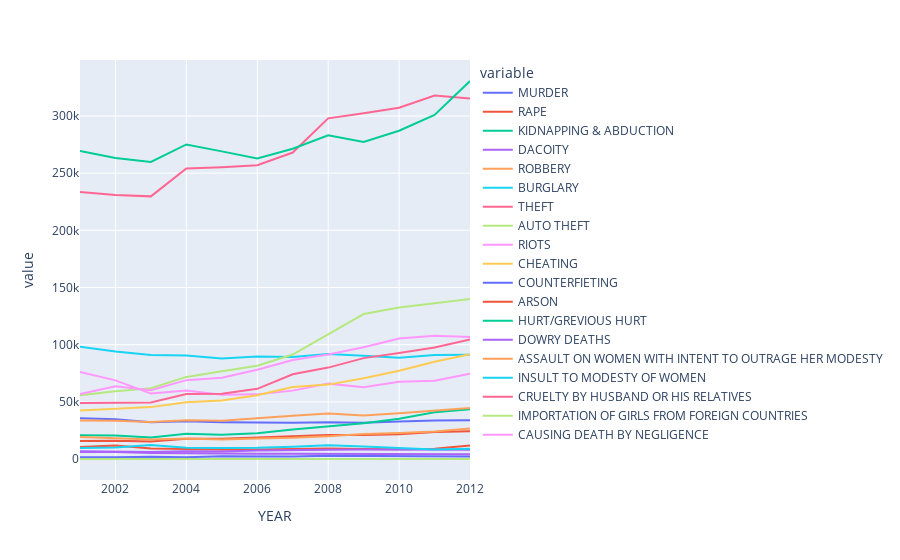

Notebook source saved alongside this figure:
### Code cell
crimes = ['MURDER', 'RAPE', 'KIDNAPPING & ABDUCTION',
        'DACOITY', 'ROBBERY', 'BURGLARY', 'THEFT',
       'AUTO THEFT', 'RIOTS', 'CHEATING', 'COUNTERFIETING', 'ARSON', 'HURT/GREVIOUS HURT',
       'DOWRY DEATHS', 'ASSAULT ON WOMEN WITH INTENT TO OUTRAGE HER MODESTY',
       'INSULT TO MODESTY OF WOMEN', 'CRUELTY BY HUSBAND OR HIS RELATIVES',
       'IMPORTATION OF GIRLS FROM FOREIGN COUNTRIES',
       'CAUSING DEATH BY NEGLIGENCE']

scy = df.groupby(['YEAR'])[crimes].sum().reset_index()

fig1 = px.line(scy, x='YEAR', y=crimes)
fig1

### Figure 1 — Plotly figure (JSON) as saved in the notebook; plotly's stock layout.template omitted (floating-point values rounded to 4 significant figures)
{"data": [{"hovertemplate": "variable=MURDER<br>YEAR=%{x}<br>value=%{y}<extra></extra>", "legendgroup": "MURDER", "line": {"color": "#636efa", "dash": "solid"}, "marker": {"symbol": "circle"}, "mode": "lines", "name": "MURDER", "orientation": "v", "showlegend": true, "type": "scatter", "x": [2001, 2002, 2003, 2004, 2005, 2006, 2007, 2008, 2009, 2010, 2011, 2012], "xaxis": "x", "y": [35655, 34759, 32231, 33127, 32264, 32005, 31823, 32212, 31817, 32770, 33762, 33913], "yaxis": "y"}, {"hovertemplate": "variable=RAPE<br>YEAR=%{x}<br>value=%{y}<extra></extra>", "legendgroup": "RAPE", "line": {"color": "#EF553B", "dash": "solid"}, "marker": {"symbol": "circle"}, "mode": "lines", "name": "RAPE", "orientation": "v", "showlegend": true, "type": "scatter", "x": [2001, 2002, 2003, 2004, 2005, 2006, 2007, 2008, 2009, 2010, 2011, 2012], "xaxis": "x", "y": [15694, 15970, 15357, 17682, 17701, 18725, 20139, 21001, 20928, 21665, 23634, 24217], "yaxis": "y"}, {"hovertemplate": "variable=KIDNAPPING & ABDUCTION<br>YEAR=%{x}<br>value=%{y}<extra></extra>", "legendgroup": "KIDNAPPING & ABDUCTION", "line": {"color": "#00cc96", "dash": "solid"}, "marker": {"symbol": "circle"}, "mode": "lines", "name": "KIDNAPPING & ABDUCTION", "orientation": "v", "showlegend": true, "type": "scatter", "x": [2001, 2002, 2003, 2004, 2005, 2006, 2007, 2008, 2009, 2010, 2011, 2012], "xaxis": "x", "y": [20860, 20527, 18836, 22118, 21242, 22549, 25873, 28694, 31324, 35232, 40897, 43622], "yaxis": "y"}, {"hovertemplate": "variable=DACOITY<br>YEAR=%{x}<br>value=%{y}<extra></extra>", "legendgroup": "DACOITY", "line": {"color": "#ab63fa", "dash": "solid"}, "marker": {"symbol": "circle"}, "mode": "lines", "name": "DACOITY", "orientation": "v", "showlegend": true, "type": "scatter", "x": [2001, 2002, 2003, 2004, 2005, 2006, 2007, 2008, 2009, 2010, 2011, 2012], "xaxis": "x", "y": [6106, 6054, 5275, 5281, 5114, 4733, 4545, 4506, 4550, 4326, 4252, 4286], "yaxis": "y"}, {"hovertemplate": "variable=ROBBERY<br>YEAR=%{x}<br>value=%{y}<extra></extra>", "legendgroup": "ROBBERY", "line": {"color": "#FFA15A", "dash": "solid"}, "marker": {"symbol": "circle"}, "mode": "lines", "name": "ROBBERY", "orientation": "v", "showlegend": true, "type": "scatter", "x": [2001, 2002, 2003, 2004, 2005, 2006, 2007, 2008, 2009, 2010, 2011, 2012], "xaxis": "x", "y": [19277, 18262, 17071, 17997, 17163, 17915, 18579, 19981, 21894, 22794, 24138, 26735], "yaxis": "y"}, {"hovertemplate": "variable=BURGLARY<br>YEAR=%{x}<br>value=%{y}<extra></extra>", "legendgroup": "BURGLARY", "line": {"color": "#19d3f3", "dash": "solid"}, "marker": {"symbol": "circle"}, "mode": "lines", "name": "BURGLARY", "orientation": "v", "showlegend": true, "type": "scatter", "x": [2001, 2002, 2003, 2004, 2005, 2006, 2007, 2008, 2009, 2010, 2011, 2012], "xaxis": "x", "y": [98153, 94101, 90929, 90615, 88015, 89716, 89163, 91816, 90337, 88677, 91085, 91177], "yaxis": "y"}, {"hovertemplate": "variable=THEFT<br>YEAR=%{x}<br>value=%{y}<extra></extra>", "legendgroup": "THEFT", "line": {"color": "#FF6692", "dash": "solid"}, "marker": {"symbol": "circle"}, "mode": "lines", "name": "THEFT", "orientation": "v", "showlegend": true, "type": "scatter", "x": [2001, 2002, 2003, 2004, 2005, 2006, 2007, 2008, 2009, 2010, 2011, 2012], "xaxis": "x", "y": [233527, 230837, 229693, 254051, 255156, 256856, 268006, 297894, 302464, 307224, 317901, 315375], "yaxis": "y"}, {"hovertemplate": "variable=AUTO THEFT<br>YEAR=%{x}<br>value=%{y}<extra></extra>", "legendgroup": "AUTO THEFT", "line": {"color": "#B6E880", "dash": "solid"}, "marker": {"symbol": "circle"}, "mode": "lines", "name": "AUTO THEFT", "orientation": "v", "showlegend": true, "type": "scatter", "x": [2001, 2002, 2003, 2004, 2005, 2006, 2007, 2008, 2009, 2010, 2011, 2012], "xaxis": "x", "y": [55819, 59234, 61862, 71809, 76847, 81585, 91381, 109012, 126803, 132509, 136532, 139960], "yaxis": "y"}, {"hovertemplate": "variable=RIOTS<br>YEAR=%{x}<br>value=%{y}<extra></extra>", "legendgroup": "RIOTS", "line": {"color": "#FF97FF", "dash": "solid"}, "marker": {"symbol": "circle"}, "mode": "lines", "name": "RIOTS", "orientation": "v", "showlegend": true, "type": "scatter", "x": [2001, 2002, 2003, 2004, 2005, 2006, 2007, 2008, 2009, 2010, 2011, 2012], "xaxis": "x", "y": [76057, 68806, 57254, 59904, 56174, 56554, 59828, 65947, 62885, 67518, 68450, 74554], "yaxis": "y"}, {"hovertemplate": "variable=CHEATING<br>YEAR=%{x}<br>value=%{y}<extra></extra>", "legendgroup": "CHEATING", "line": {"color": "#FECB52", "dash": "solid"}, "marker": {"symbol": "circle"}, "mode": "lines", "name": "CHEATING", "orientation": "v", "showlegend": true, "type": "scatter", "x": [2001, 2002, 2003, 2004, 2005, 2006, 2007, 2008, 2009, 2010, 2011, 2012], "xaxis": "x", "y": [42544, 44173, 45399, 49617, 51247, 55763, 62990, 65086, 70718, 77154, 85066, 91712], "yaxis": "y"}, {"hovertemplate": "variable=COUNTERFIETING<br>YEAR=%{x}<br>value=%{y}<extra></extra>", "legendgroup": "COUNTERFIETING", "line": {"color": "#636efa", "dash": "solid"}, "marker": {"symbol": "circle"}, "mode": "lines", "name": "COUNTERFIETING", "orientation": "v", "showlegend": true, "type": "scatter", "x": [2001, 2002, 2003, 2004, 2005, 2006, 2007, 2008, 2009, 2010, 2011, 2012], "xaxis": "x", "y": [1641, 1476, 2012, 1485, 2347, 2127, 2163, 2950, 2888, 2556, 2263, 2290], "yaxis": "y"}, {"hovertemplate": "variable=ARSON<br>YEAR=%{x}<br>value=%{y}<extra></extra>", "legendgroup": "ARSON", "line": {"color": "#EF553B", "dash": "solid"}, "marker": {"symbol": "circle"}, "mode": "lines", "name": "ARSON", "orientation": "v", "showlegend": true, "type": "scatter", "x": [2001, 2002, 2003, 2004, 2005, 2006, 2007, 2008, 2009, 2010, 2011, 2012], "xaxis": "x", "y": [10484, 11763, 9305, 8599, 8404, 8447, 8993, 9208, 8702, 8456, 9022, 11757], "yaxis": "y"}, {"hovertemplate": "variable=HURT/GREVIOUS HURT<br>YEAR=%{x}<br>value=%{y}<extra></extra>", "legendgroup": "HURT/GREVIOUS HURT", "line": {"color": "#00cc96", "dash": "solid"}, "marker": {"symbol": "circle"}, "mode": "lines", "name": "HURT/GREVIOUS HURT", "orientation": "v", "showlegend": true, "type": "scatter", "x": [2001, 2002, 2003, 2004, 2005, 2006, 2007, 2008, 2009, 2010, 2011, 2012], "xaxis": "x", "y": [269476, 263174, 259736, 275088, 269047, 262930, 271331, 283033, 277276, 287097, 300901, 330577], "yaxis": "y"}, {"hovertemplate": "variable=DOWRY DEATHS<br>YEAR=%{x}<br>value=%{y}<extra></extra>", "legendgroup": "DOWRY DEATHS", "line": {"color": "#ab63fa", "dash": "solid"}, "marker": {"symbol": "circle"}, "mode": "lines", "name": "DOWRY DEATHS", "orientation": "v", "showlegend": true, "type": "scatter", "x": [2001, 2002, 2003, 2004, 2005, 2006, 2007, 2008, 2009, 2010, 2011, 2012], "xaxis": "x", "y": [6738, 6687, 6078, 6900, 6673, 7481, 7955, 8043, 8242, 8248, 8476, 8099], "yaxis": "y"}, {"hovertemplate": "variable=ASSAULT ON WOMEN WITH INTENT TO OUTRAGE HER MODESTY<br>YEAR=%{x}<br>value=%{y}<extra></extra>", "legendgroup": "ASSAULT ON WOMEN WITH INTENT TO OUTRAGE HER MODESTY", "line": {"color": "#FFA15A", "dash": "solid"}, "marker": {"symbol": "circle"}, "mode": "lines", "name": "ASSAULT ON WOMEN WITH INTENT TO OUTRAGE HER MODESTY", "orientation": "v", "showlegend": true, "type": "scatter", "x": [2001, 2002, 2003, 2004, 2005, 2006, 2007, 2008, 2009, 2010, 2011, 2012], "xaxis": "x", "y": [33622, 33497, 32450, 33966, 33413, 35899, 37866, 39802, 38159, 40012, 42311, 44624], "yaxis": "y"}, {"hovertemplate": "variable=INSULT TO MODESTY OF WOMEN<br>YEAR=%{x}<br>value=%{y}<extra></extra>", "legendgroup": "INSULT TO MODESTY OF WOMEN", "line": {"color": "#19d3f3", "dash": "solid"}, "marker": {"symbol": "circle"}, "mode": "lines", "name": "INSULT TO MODESTY OF WOMEN", "orientation": "v", "showlegend": true, "type": "scatter", "x": [2001, 2002, 2003, 2004, 2005, 2006, 2007, 2008, 2009, 2010, 2011, 2012], "xaxis": "x", "y": [9656, 10027, 12220, 9871, 9759, 9822, 10783, 12084, 10891, 9881, 8408, 8965], "yaxis": "y"}, {"hovertemplate": "variable=CRUELTY BY HUSBAND OR HIS RELATIVES<br>YEAR=%{x}<br>value=%{y}<extra></extra>", "legendgroup": "CRUELTY BY HUSBAND OR HIS RELATIVES", "line": {"color": "#FF6692", "dash": "solid"}, "marker": {"symbol": "circle"}, "mode": "lines", "name": "CRUELTY BY HUSBAND OR HIS RELATIVES", "orientation": "v", "showlegend": true, "type": "scatter", "x": [2001, 2002, 2003, 2004, 2005, 2006, 2007, 2008, 2009, 2010, 2011, 2012], "xaxis": "x", "y": [49032, 49102, 49492, 56867, 56995, 61400, 74143, 79957, 88263, 92637, 97560, 104542], "yaxis": "y"}, {"hovertemplate": "variable=IMPORTATION OF GIRLS FROM FOREIGN COUNTRIES<br>YEAR=%{x}<br>value=%{y}<extra></extra>", "legendgroup": "IMPORTATION OF GIRLS FROM FOREIGN COUNTRIES", "line": {"color": "#B6E880", "dash": "solid"}, "marker": {"symbol": "circle"}, "mode": "lines", "name": "IMPORTATION OF GIRLS FROM FOREIGN COUNTRIES", "orientation": "v", "showlegend": true, "type": "scatter", "x": [2001, 2002, 2003, 2004, 2005, 2006, 2007, 2008, 2009, 2010, 2011, 2012], "xaxis": "x", "y": [114, 76, 46, 89, 148, 67, 61, 67, 48, 36, 80, 59], "yaxis": "y"}, {"hovertemplate": "variable=CAUSING DEATH BY NEGLIGENCE<br>YEAR=%{x}<br>value=%{y}<extra></extra>", "legendgroup": "CAUSING DEATH BY NEGLIGENCE", "line": {"color": "#FF97FF", "dash": "solid"}, "marker": {"symbol": "circle"}, "mode": "lines", "name": "CAUSING DEATH BY NEGLIGENCE", "orientation": "v", "showlegend": true, "type": "scatter", "x": [2001, 2002, 2003, 2004, 2005, 2006, 2007, 2008, 2009, 2010, 2011, 2012], "xaxis": "x", "y": [56750, 63628, 60270, 68990, 71064, 78146, 86538, 91460, 97686, 105429, 107722, 106678], "yaxis": "y"}], "layout": {"legend": {"title": {"text": "variable"}, "tracegroupgap": 0}, "margin": {"t": 60}, "xaxis": {"anchor": "y", "domain": [0, 1], "title": {"text": "YEAR"}}, "yaxis": {"anchor": "x", "domain": [0, 1], "title": {"text": "value"}}}}
